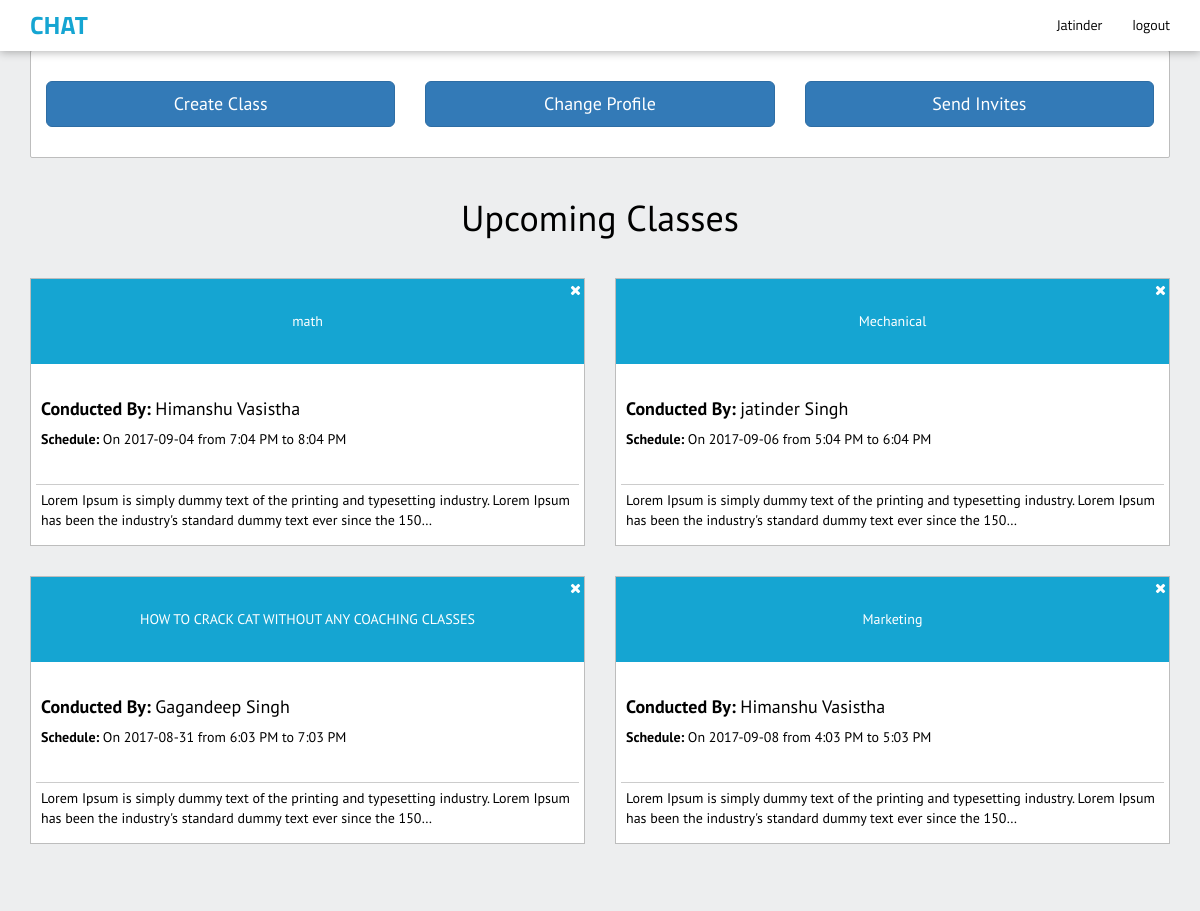
The app's page /functions/ (signed in) with its own data.
### chat/models.py (models this page shows)
class Createclass(models.Model):
    user = models.ForeignKey(User)
    Title = models.CharField(max_length=200, default='')
    Subject = models.CharField(max_length=200, default='')
    date = models.CharField(max_length=200, default='')
    From = models.CharField(max_length=60,default='')
    to = models.CharField(max_length=60,default='')
    instructor = models.CharField(max_length=60, default='')
    description = models.TextField(default='')
    Image = models.ImageField(upload_to='profile_image', blank=True)

### chat/views.py (the view)
# urls.py: url(r'^functions/$', views.Function, name='Function'),
def Function(request, template_name='rest.html'):
    chat = Createclass.objects.order_by('-id')
    users = User.objects.all()
    data['object_list'] = chat
    form_Class12 = request.POST.getlist('class12')
    print(form_Class12)
    id_tupple=(form_Class12)
    chat1 = Createclass.objects.filter(id__in=id_tupple)
    return render(request, template_name,{'chat': chat,'chat1': chat1,'users': users})

### templates/rest.html (shortened to what this page needs)
<!DOCTYPE html>
<html>
<head>
 {% load staticfiles %}
<link rel="stylesheet" type="text/css" href="https://maxcdn.bootstrapcdn.com/bootstrap/3.3.7/css/bootstrap.min.css">
<link rel="stylesheet" type="text/css" href='{%static "css/app.css" %}'/>
<link rel="stylesheet" href="https://maxcdn.bootstrapcdn.com/font-awesome/4.4.0/css/font-awesome.min.css">
</head>
<body >
<nav class="navbar navbar-default navbar-fixed-top">
  <div class="container">
    <div class="navbar-header">
      <a class="navbar-brand"  href="#">chat</a>
    </div>
    <div class="collapse navbar-collapse" id="bs-example-navbar-collapse-1">
      <ul class="nav navbar-nav navbar-right">
	  <li> {% if user.is_authenticated %}
      <a href="#">  {{ user.first_name }}</a></li>
     <li>  <a href="{% url 'logout' %}"> logout</a></li>
       {% else %}
	   <li><a href="/register">Signup <i class="fa fa-user-plus"></i></a></li>
       <li><a href="{% url 'login' %}">Login <i class="fa fa-user"></i></a></li>
       {% endif %}
	   </ul>
    </div>
  </div>
</nav>
<div class="container">
<div class="row">
{% if user.profile.utype == '1'%}
<div class="col-md-12">
<div class="wrap-functions">
<div class="col-md-4 col-xs-12 text-center">
<a href="/create" class="btn btn-primary btn-lg" style="width:100%">Create Class </a>
</div>
<div class="col-md-4 col-xs-12 text-center">
<a href="#" class="btn btn-primary btn-lg" style="width:100%" data-toggle="modal" data-target="#myModal">Change Profile  </a></a>
</div>
<div class="col-md-4 col-xs-12 text-center">
<a href="/Ainvites" class="btn btn-primary btn-lg" style="width:100%" >Send Invites </a>
</div>
</div>
</div>
<div class="col-md-12">
<div class="row">
<br>
<div class="text-center"><h1>Upcoming Classes</h1></div>
<div class="wrap-body">
{% for obj in chat %}
<div class="col-md-6">
<div class="block-tile">
<a class="del" data-id= {{obj.id }}  data-toggle="modal" data-target="#confirmDelete"><i class="fa fa-remove"></i></a>
<a href='{% url "home" obj.id %}'class="link1">
<div class="classname">
<h5>{{ obj.Title }}</h5>
</div>
<div class="info">
<div class="conduct">
<h4><b>Conducted By: </b>{{ obj.instructor }}</h4>
<p><b>Schedule: </b> On {{ obj.date }} from {{ obj.From }} to {{ obj.to }}</p>
</div>
<div class="desc">
<p>{{ obj.description|truncatechars:150}}</p>
</div>
</div>
</a>
</div>
</div>
   {% empty %}
    <li style="color:red">No Classes</li>
    {% endfor %}
</div>
</div>
</div>
{% endif %}
<div class="clearfix"></div>
		<br>
	<br>
</div>
</div>
		<br>
	<br>
		<br>
	<br>
 </body>
</html>

### static/css/app.css (style rules this page uses)
body { margin-top:50px; background:#edeeef; background-size: cover; background-position: center; font-family: Lato; color: black; height:100%; font-family: 'PT Sans', sans-serif; }
html { height: 100%; }
nav { background:white !important; border-color:transparent !important; color:black; box-shadow:0px 1px 9px rgba(0, 0, 0, 0.31); font-family: 'Titillium Web', sans-serif; }
.navbar-brand { font-weight:bold; font-size:25px; text-transform:uppercase; color:#15a5d2 !important; }
nav li a { color:#000 !important; }
.wrap-functions { float:left; width:100%; background:white; border:1px solid #bdbdbd; border-radius:2px; padding:30px 0px; }
.wrap-functions div a { width:100% }
.wrap-body { float:left; width:100%; border-radius:2px; }
.wrap-body .block-tile { float:left; width:100%; background:white; border:1px solid #bdbdbd; position:relative; margin-top:30px; color:black!important; }
.wrap-body .block-tile .del { position:absolute; right:3px; top:1px; display:block; color:white; }
.link1 { text-decoration:none; color:black; }
.wrap-body .block-tile .classname { float:left; width:100%; background:#15a5d2; color:white; padding:25px 5px; text-align:center; }
.wrap-body .block-tile .info { float:left; width:100%; background:white; padding:0px 5px; }
.wrap-body .block-tile .info .conduct { float:left; width:100%; padding:25px 5px; border-bottom:solid 1px #ccc; }
.wrap-body .block-tile .info .desc { float:left; width:100%; padding:5px 5px; }

### records on screen
Createclass: Title "math", instructor "Himanshu Vasistha", date "2017-09-04", From "7:04 PM", to "8:04 PM", description "Lorem Ipsum is simply dummy text of the printing and typesetting industry. Lorem Ipsum has been the industry's standard dummy text ever since the 150…"
Createclass: Title "Mechanical", instructor "jatinder Singh", date "2017-09-06", From "5:04 PM", to "6:04 PM", description "Lorem Ipsum is simply dummy text of the printing and typesetting industry. Lorem Ipsum has been the industry's standard dummy text ever since the 150…"
Createclass: Title "HOW TO CRACK CAT WITHOUT ANY COACHING CLASSES", instructor "Gagandeep Singh", date "2017-08-31", From "6:03 PM", to "7:03 PM", description "Lorem Ipsum is simply dummy text of the printing and typesetting industry. Lorem Ipsum has been the industry's standard dummy text ever since the 150…"
Createclass: Title "Marketing", instructor "Himanshu Vasistha", date "2017-09-08", From "4:03 PM", to "5:03 PM", description "Lorem Ipsum is simply dummy text of the printing and typesetting industry. Lorem Ipsum has been the industry's standard dummy text ever since the 150…"

### other values on screen
{{ user.first_name }} "Jatinder"
